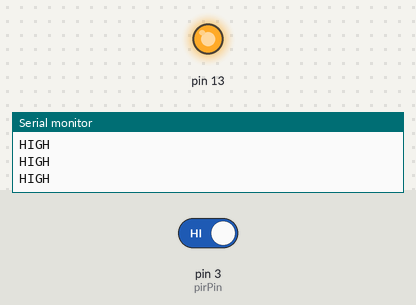
The sketch below on a simulated Arduino Uno, built with avr-gcc and run on an emulated ATmega328P. Shown: output pins drawn as LEDs (lit = HIGH), the last lines printed to the serial monitor. The inputs (shaded band) are chosen by the test bench; at power-on: pin 3 (pirPin) HIGH.

Above: at 2.8 s.
2.9 s: pin 3 (pirPin) driven LOW
At 4.0 s:
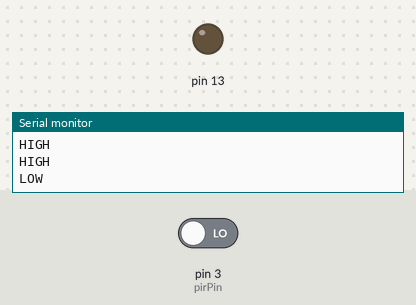
4.5 s: pin 3 (pirPin) driven HIGH
At 5.6 s:
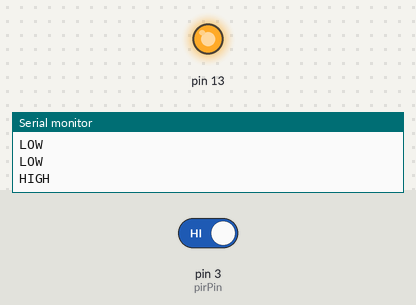
Timing chart, 0 to 7.5 s (numbered marks = the images above; inputs shaded):
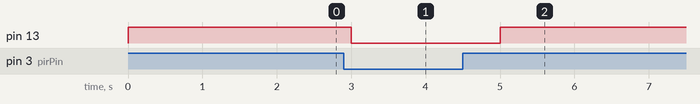

Measured:
- after the input at 2.9 s, pin 13: HIGH → LOW after 0.10 s
- after the input at 4.5 s, pin 13: LOW → HIGH after 0.50 s

The sketch:

PIR_simple.ino
```cpp
int pirPin = 3;
int val;

void setup()
{
  // initialize serial port
  Serial.begin(9600);

  pinMode(13, OUTPUT);

  Serial.println("------- PIR test -------");

}

void loop()
{
  val = digitalRead(pirPin); //read state of the PIR
  if (val == LOW)
  {
    Serial.println("LOW");
    digitalWrite(13, LOW);
  } else {
    Serial.println("HIGH");
    digitalWrite(13, HIGH);
  }

  delay(1000);
}
```
